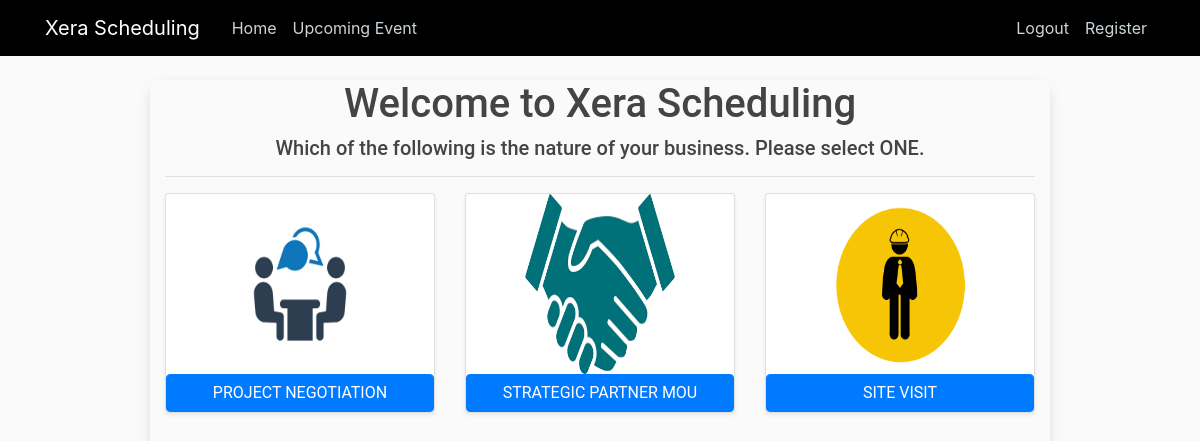
The page /ezz/subcategory/2 on the database as committed earlier.
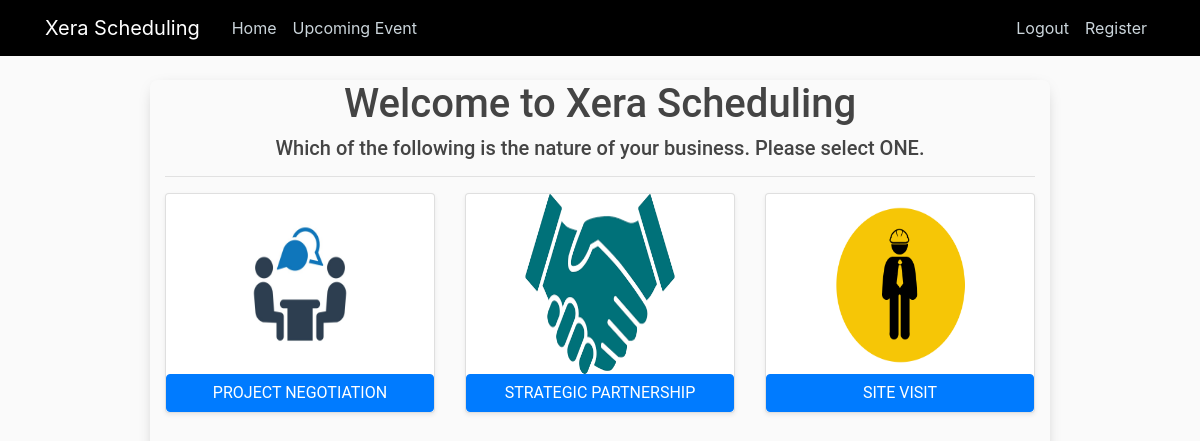
The same page on the database as committed later.
### premiers/models.py (models this page shows, shortened)
class SubPurpose(models.Model):
    main_purpose = models.ForeignKey(MainPurpose, on_delete=models.CASCADE)
    sub_item = models.CharField(max_length=200, null=True)
    sub_weight = models.FloatField(null=True)
    image = models.ImageField(default='default.jpg', upload_to='SubPurpose_pics')
    description = models.TextField(max_length=1000, blank=True, null=True)

### premiers/views.py (the view)
# urls.py: path('subcategory/<int:pro_id>', views.CategoryDetailView.as_view(), name='subcategory'),
class CategoryDetailView(TemplateView):
    template_name = "meetings/categorydetail.html"
    def get_context_data(self, **kwargs):
        context = super().get_context_data(**kwargs)
        main_id = self.kwargs['pro_id']
        print(main_id, "****************************************")
        context['subs'] = SubPurpose.objects.filter(main_purpose_id=main_id)
        return context

### premiers/templates/meetings/categorydetail.html
{% extends "premiers/base.html" %}
{% block content %}
<div class="event-container">
    <div class="event">
        <div class="container">
            <h1 class="text-center"> Welcome to Xera Scheduling </h1>
            <h5 class="text-center">Which of the following is the nature of your business. Please select ONE.</h5>
            <hr>
            <div class="row mt-3">
                {% for sub in subs %}
                <div class="col-md-4">
                    <div class="card mb-4 shadow-sm">
                        <div style=" text-align: center; display: block;">
                            <img src="{{sub.image.url}}" alt="" class="img-fluid" style="width: 150px; height:180px;">
                        </div>
                        <a href="#" class="btn btn-primary">{{sub.sub_item}}</a>
                    </div>
                    <br>
                </div>
                {% endfor %}
            </div>
        </div>
    </div>
</div>
{% endblock content %}

### premiers/templates/premiers/base.html (shortened to what this page needs)
{% load static %}
<!DOCTYPE html>
<html>
<head>
    <link rel="stylesheet" href="https://stackpath.bootstrapcdn.com/bootstrap/4.5.2/css/bootstrap.min.css">
    <link rel="stylesheet" type="text/css" href="{% static 'premiers/main.css' %}">
</head>
<body>
    <header class="site-header">
      <nav class="navbar navbar-expand-md navbar-dark bg-steel fixed-top">
        <div class="container">
          <a class="navbar-brand mr-4" href="{% url 'premiers-home' %}">Xera Scheduling</a>
          <div class="collapse navbar-collapse" id="navbarToggle">
            <div class="navbar-nav mr-auto">
              <a class="nav-item nav-link" href="{% url 'premiers-home' %}">Home</a>
              <a class="nav-item nav-link" href="{% url 'premiers-event' %}">Upcoming Event</a>
            </div>
            <div class="navbar-nav">
                {% if user.is_authenticated %}
                    <a class="nav-item nav-link" href="#">About</a>
                    <a class="nav-item nav-link" href="{% url 'users-profile' %}">Profile</a>
                    <a class="nav-item nav-link" href="{% url 'users-logout' %}">Logout</a>
                {% else %}
                    <a class="nav-item nav-link" href="{% url 'users-login' %}">Logout</a>
                    <a class="nav-item nav-link" href="{% url 'users-register' %}">Register</a>
                {% endif %}
            </div>
          </div>
        </div>
      </nav>
    </header>
    <div>
        {% block content %}{% endblock %}
    </div>
</body>
</html>

### premiers/static/premiers/main.css (style rules this page uses)
body { background: #fafafa; color: #333333; margin-top: 5rem; }
h1, h2, h3, h4, h5, h6 { color: #444444; }
.bg-steel { background-color: #000000; }
.site-header .navbar-nav .nav-link { color: #cbd5db; }
.event-container { font-family: "Roboto", sans-serif; max-width: 900px; margin: 0 auto; justify-content: center; }
.event-container .event { box-shadow: 0 4px 16px -8px rgba(0, 0, 0, 0.4); display: flex; border-radius: 8px; margin: 32px 0; }
.container { justify-content: center; }

Rows that differ between the two databases and show on the page:
changed SubPurpose: sub_item "STRATEGIC PARTNER MOU" → "STRATEGIC PARTNERSHIP"
